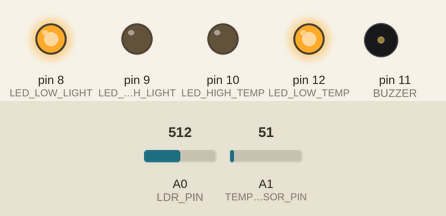
Recording of a sketch running on a simulated Arduino Uno, built with avr-gcc and run on an emulated ATmega328P. Parts: output pins drawn as LEDs (lit = HIGH), buzzer (waves = sounding, pin HIGH). Inputs (shaded band) come from the test bench; at power-on: A0 (LDR_PIN) = 512, A1 (TEMP_SENSOR_PIN) = 51. What the sketch prints to the serial monitor is not drawn.

Above: at 0.2 s.
Timing chart, 0 to 1.7 s (numbered marks = the images above):
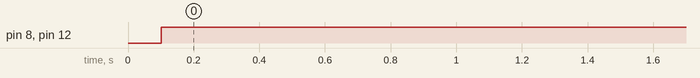

The sketch:

greenhouse_light_temp.ino
```cpp
#include <math.h> // Include math library for future calculations if needed

// === Sensor Input Pins ===
const int LDR_PIN = A0; // Analog pin connected to LDR (light sensor)
const int TEMP_SENSOR_PIN = A1; // Analog pin connected to MCP9700A-E/TO temperature sensor

// === Output Pins (LEDs and Buzzer) ===
const int LED_LOW_LIGHT = 8; // Blue LED for low light (cloudy condition)
const int LED_HIGH_LIGHT = 9; // Yellow LED for high light (sunny condition)
const int LED_HIGH_TEMP = 10; // Red LED for high temperature warning
const int LED_LOW_TEMP = 12; // Green LED for low temperature indication
const int BUZZER = 11; // Buzzer for high temperature alert

// === Light Thresholds ===
const int LIGHT_LOW_THRESHOLD = 800; // Below this = cloudy (low light)
const int LIGHT_HIGH_THRESHOLD = 980; // Above this = sunny (high light)

// === Temperature Thresholds (in °C) ===
const float TEMP_THRESHOLD_LOW = 20.0; // Below this = cold → green LED ON
const float TEMP_THRESHOLD_LED = 25.0; // Above this = warm → red LED ON
const float TEMP_THRESHOLD_BUZZER = 30.0; // Above this = hot → buzzer ON

// === MCP9700A Constants ===
const float TEMP_SENSOR_V_OFFSET = 0.5; // 500mV = 0°C
const float TEMP_SENSOR_SCALE = 0.01; // 10mV per 1°C

void setup() {
  // Set output pins for LEDs and buzzer
  pinMode(LED_LOW_LIGHT, OUTPUT);
  pinMode(LED_HIGH_LIGHT, OUTPUT);
  pinMode(LED_HIGH_TEMP, OUTPUT);
  pinMode(LED_LOW_TEMP, OUTPUT);
  pinMode(BUZZER, OUTPUT);

  // Start serial communication for monitoring
  Serial.begin(9600);
}

void loop() {
  // === Read Temperature Sensor ===
  int tempRaw = analogRead(TEMP_SENSOR_PIN); // Read analog value from temperature sensor
  float tempVoltage = tempRaw * (5.0 / 1024.0); // Convert analog value to voltage (0–5V range)
  float temperatureC = (tempVoltage - TEMP_SENSOR_V_OFFSET) / TEMP_SENSOR_SCALE; // Convert voltage to °C

  delay(100); // Small delay to allow sensor to stabilize

  // === Read Light Sensor (LDR) ===
  int lightRaw = analogRead(LDR_PIN); // Read raw analog value from light sensor (0–1023)

  // === Print Sensor Readings to Serial Monitor ===
  Serial.print("Temperature (°C): ");
  Serial.println(temperatureC);
  Serial.print("Light Intensity (Raw): ");
  Serial.println(lightRaw);

  // === Light Intensity Alerts ===
  if (lightRaw < LIGHT_LOW_THRESHOLD) {
    // Cloudy condition → turn on blue LED
    digitalWrite(LED_LOW_LIGHT, HIGH);
    digitalWrite(LED_HIGH_LIGHT, LOW);
  } else if (lightRaw > LIGHT_HIGH_THRESHOLD) {
    // Sunny condition → turn on yellow LED
    digitalWrite(LED_HIGH_LIGHT, HIGH);
    digitalWrite(LED_LOW_LIGHT, LOW);
  } else {
    // In-between values → turn off both LEDs
    digitalWrite(LED_LOW_LIGHT, LOW);
    digitalWrite(LED_HIGH_LIGHT, LOW);
  }

  // === Temperature Alerts ===
  if (temperatureC < TEMP_THRESHOLD_LOW) {
    // Too cold → turn on green LED
    digitalWrite(LED_LOW_TEMP, HIGH);
  } else {
    // Normal/warm → turn off green LED
    digitalWrite(LED_LOW_TEMP, LOW);
  }

  if (temperatureC > TEMP_THRESHOLD_LED) {
    // Too warm → turn on red LED
    digitalWrite(LED_HIGH_TEMP, HIGH);
  } else {
    // Normal/cool → turn off red LED
    digitalWrite(LED_HIGH_TEMP, LOW);
  }

  if (temperatureC > TEMP_THRESHOLD_BUZZER) {
    // Too hot → activate buzzer at 500 Hz
    tone(BUZZER, 500);
  } else {
    // Temperature safe → turn off buzzer
    noTone(BUZZER);
  }

  delay(30000); // Wait 30 seconds before next reading
}
```

Measured:
- by itself, pin 8 (LED_LOW_LIGHT), pin 12 (LED_LOW_TEMP): LOW → HIGH at 0.10 s
